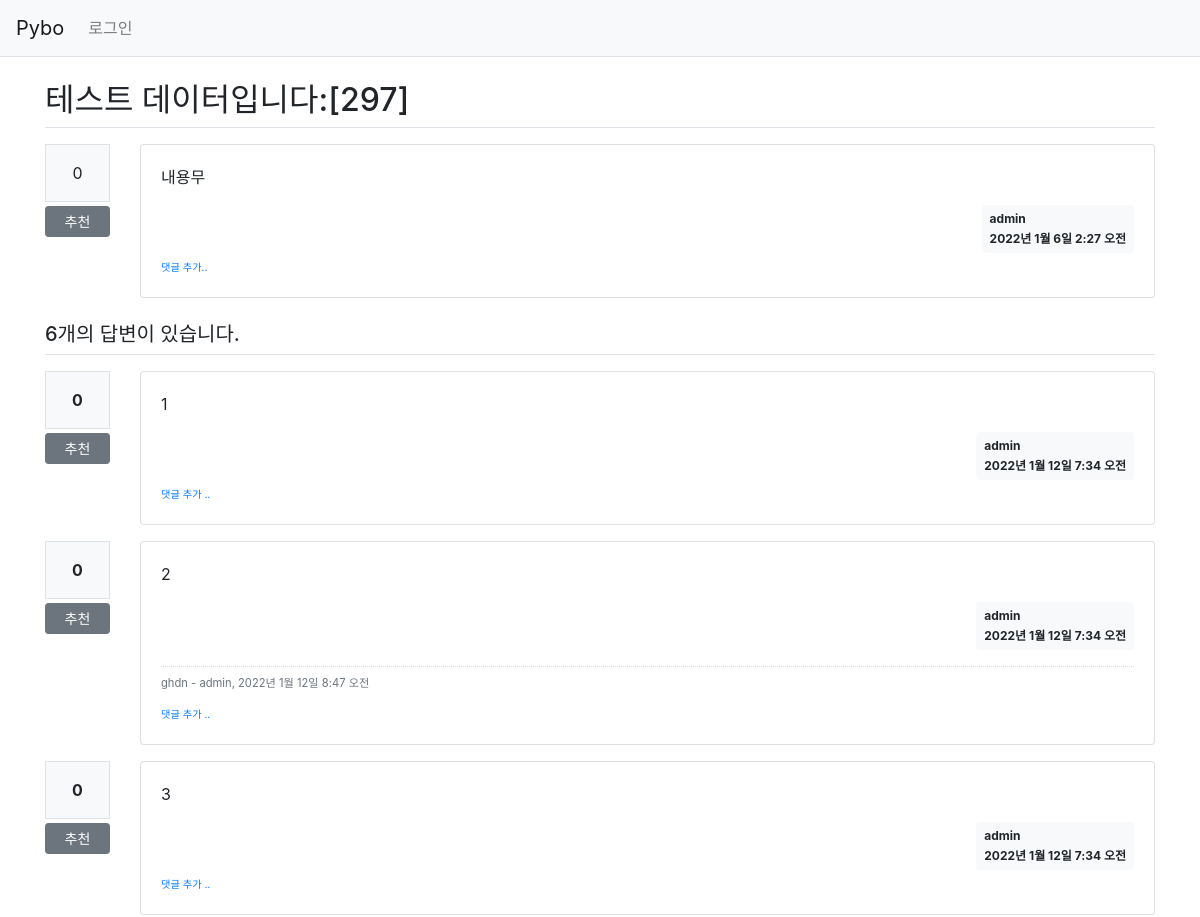
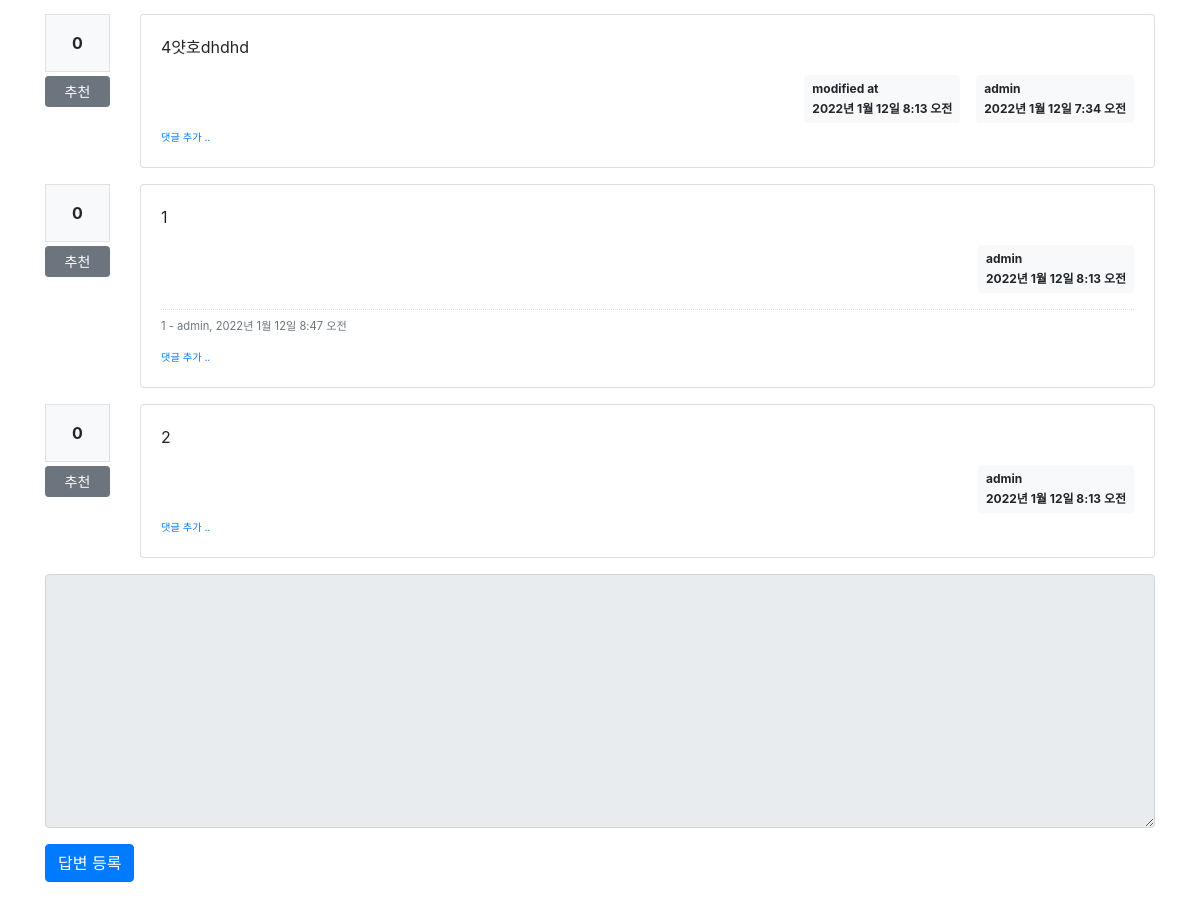
Screenshot of /pybo/302/ with the database file from the repository (2 pictures, top to bottom).
### pybo/models.py (models this page shows, shortened)
class Question(models.Model):
    author = models.ForeignKey(User, on_delete=models.CASCADE, related_name='author_question')
    subject = models.CharField(max_length=200)
    content = models.TextField()
    create_date = models.DateTimeField()
    modify_date = models.DateTimeField(null=True, blank=True)
    voter = models.ManyToManyField(User, related_name='voter_question')

class Answer(models.Model):
    author = models.ForeignKey(User, on_delete=models.CASCADE, related_name='author_answer')
    question = models.ForeignKey(Question, on_delete=models.CASCADE)
    content = models.TextField()
    create_date = models.DateTimeField()
    modify_date = models.DateTimeField(null=True, blank=True)
    voter = models.ManyToManyField(User, related_name='voter_answer')

class Comment(models.Model):
    author = models.ForeignKey(User, on_delete=models.CASCADE)
    content = models.TextField()
    create_date = models.DateTimeField()
    modify_date = models.DateTimeField(null=True, blank=True)
    question = models.ForeignKey(Question, null=True, blank=True, on_delete=models.CASCADE)
    answer = models.ForeignKey(Answer, null=True, blank=True, on_delete=models.CASCADE)

### pybo/views/base_views.py (the view)
def detail(request, question_id):
    question = get_object_or_404(Question, pk=question_id)
    context = {'question': question}
    return render(request, 'pybo/question_detail.html', context)

### pybo/templatetags/pybo_filter.py (called while the page is built)
@register.filter()
def mark(value):
    extensions = ["nl2br", "fenced_code"]
    return mark_safe(markdown.markdown(value, extensions=extensions))

### templates/pybo/question_detail.html (shortened to what this page needs)
{% extends 'base.html' %}
{% load pybo_filter %}
{% block content %}
<div class="container my-3">
    <h2 class="border-bottom py-2">{{ question.subject }}</h2>
    <div class="row my-3">
        <div class="col-1">
            <div class="bg-light text-center p-3 border font-weight-border mb-1">
                {{ question.voter.count }}</div>
            <a href="#" data-uri="{% url 'pybo:vote_question' question.id %}"
            class="recommend btn btn-sm btn-secondary btn-block my-1">추천</a>
        </div>
        <div class="col-11">
           <div class="card">
                <div class="card-body">
                <div class="card-text">{{ question.content|mark }}</div>
                <div class="d-flex justify-content-end">
                    <div class="badge badge-light p-2 text-left">
                        <div class="mb-2">{{ question.author.username }}</div>
                        <div>{{ question.create_date }}</div>
                    </div>
                </div>
                <div>
                    <a href="{% url 'pybo:comment_create_question' question.id %}"
                    class="small"><small>댓글 추가..</small></a>
                </div>
                </div>
            </div>
        </div>
    </div>
    <h5 class="border-bottom my-3 py-2">{{ question.answer_set.count }}개의 답변이 있습니다.</h5>
    {% for answer in question.answer_set.all %}
    <div class="row my-3">
        <div class="col-1">
            <div class="bg-light text-center p-3 border font-weight-bolder mb-1">
                {{ answer.voter.count }}
            </div>
            <a href="#" data-uri="{% url 'pybo:vote_answer' answer.id %}"
            class="recommend btn btn-sm btn-secondary btn-block my-1">추천</a>
        </div>
        <div class="col-11">
            <div class="card">
                <div class="card-body">
                    <div class="card-text">{{ answer.content|mark }}</div>
                    <div class ="d-flex justify-content-end">
                        {% if answer.modify_date %}
                        <div class="badge badge-light p-2 text-left mx-3">
                            <div class="mb-2">modified at</div>
                            <div>{{ answer.modify_date }}</div>
                        </div>
                        {% endif %}
                        <div class="badge badge-light p-2 text-left">
                            <div class="mb-2">{{ answer.author.username }}</div>
                            <div>{{ answer.create_date }}</div>
                        </div>
                    </div>
                    {% if answer.comment_set.count > 0 %}
                    <div class="mt-3">
                        {% for comment in answer.comment_set.all %}
                            <div class="comment py-2 text-muted">
                                <span style="white-space: pre-line;">{{ comment.content }}</span>
                                <span>
                                    - {{ comment.author }}, {{ comment.create_date }}
                                </span>
                            </div>
                        {% endfor %}
                    </div>
                    {% endif %}
                    <div>
                        <a href="{% url 'pybo:comment_create_answer' answer.id %}"
                        class="small"><small>댓글 추가 ..</small></a>
                    </div>
                </div>
            </div>
        </div>
    </div>
    {% endfor %}
    <form action="{% url 'pybo:answer_create' question.id %}" method="post" class="my-3">
        <div class="form-group">
            <textarea {% if not user.is_authenticated %}disabled{% endif %}
                      name="content" id="content" class="form-control" rows="10"></textarea>
        </div>
        <input type="submit" value="답변 등록" class="btn btn-primary">
    </form>
</div>
{% endblock %}

### static/style.css (style rules this page uses)
.comment { border-top:dotted 1px #ddd; font-size: 0.7em; }

### rows the page displays
Question: subject "테스트 데이터입니다:[297]", voter.count "0", content|mark "내용무", author.username "admin", create_date "2022년 1월 6일 2:27 오전", answer_set.count "6"
Answer: voter.count "0", content|mark "1", author.username "admin", create_date "2022년 1월 12일 7:34 오전"
Answer: voter.count "0", content|mark "2", author.username "admin", create_date "2022년 1월 12일 7:34 오전"
Comment: content "ghdn", author "admin", create_date "2022년 1월 12일 8:47 오전"
Answer: voter.count "0", content|mark "3", author.username "admin", create_date "2022년 1월 12일 7:34 오전"
Answer: voter.count "0", content|mark "4얏호dhdhd", modify_date "2022년 1월 12일 8:13 오전", author.username "admin", create_date "2022년 1월 12일 7:34 오전"
Answer: voter.count "0", content|mark "1", author.username "admin", create_date "2022년 1월 12일 8:13 오전"
Comment: content "1", author "admin", create_date "2022년 1월 12일 8:47 오전"
Answer: voter.count "0", content|mark "2", author.username "admin", create_date "2022년 1월 12일 8:13 오전"
